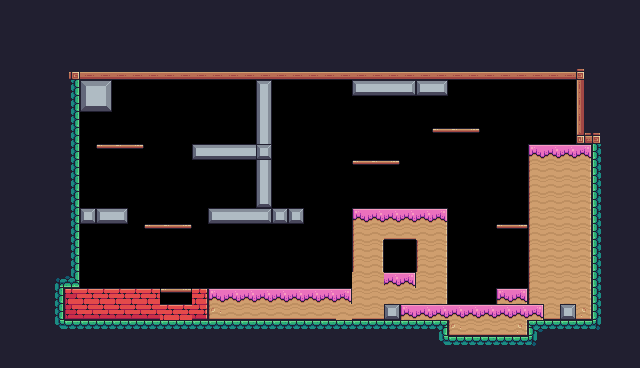

This is a level from a 2D game, rendered from its Tiled map with the project's own tilesets. A one-line summary and the map file follow, with tile-layer data summarised:
An orthogonal 40x23 tile map with 16x16 px tiles, 1 tile layer (background) and 86 objects (37x Spikes, 13x Fruit, 5x Platform, 2x Saw, Player, ...).

<map version="1.10" tiledversion="1.10.2" orientation="orthogonal" renderorder="right-down" width="40" height="23" tilewidth="16" tileheight="16" infinite="0" nextlayerid="4" nextobjectid="94">
 <tileset firstgid="1" source="pixel_adventure.tsx" />
 <layer id="1" name="background" width="40" height="23">
  <data>[920 cells, 688 non-empty, 55 distinct tile ids]</data>
 </layer>
 <objectgroup id="2" name="Collisions">
  <object id="3" x="64" y="288" width="96" height="32" />
  <object id="4" x="208" y="288" width="144" height="32" />
  <object id="5" x="352" y="272" width="96" height="48" />
  <object id="6" x="352" y="208" width="32" height="64" />
  <object id="7" x="384" y="208" width="64" height="32" />
  <object id="8" x="448" y="304" width="80" height="32" />
  <object id="9" x="528" y="144" width="64" height="176" />
  <object id="10" x="496" y="288" width="32" height="16" />
  <object id="11" x="352" y="80" width="96" height="16" />
  <object id="12" x="80" y="80" width="32" height="32" />
  <object id="13" x="208" y="208" width="96" height="16" />
  <object id="15" x="80" y="208" width="48" height="16" />
  <object id="56" type="Platform" x="144" y="224" width="48" height="16" />
  <object id="57" type="Platform" x="96" y="144" width="48" height="16" />
  <object id="58" type="Platform" x="352" y="160" width="48" height="16" />
  <object id="59" type="Platform" x="432" y="128" width="48" height="16" />
  <object id="60" type="Platform" x="496" y="224" width="32" height="16" />
  <object id="65" x="432" y="336" width="112" height="16" />
  <object id="66" x="432" y="320" width="16" height="16" />
  <object id="67" x="48" y="320" width="384" height="16" />
  <object id="68" x="48" y="272" width="16" height="48" />
  <object id="69" x="64" y="64" width="16" height="224" />
  <object id="70" x="80" y="64" width="512" height="16" />
  <object id="71" x="576" y="80" width="16" height="64" />
  <object id="72" x="592" y="128" width="16" height="208" />
  <object id="73" x="528" y="320" width="64" height="16" />
  <object id="89" x="192" y="288" width="16" height="32" />
  <object id="90" x="160" y="304" width="32" height="16" />
  <object id="91" x="160" y="288" width="32" height="16" />
  <object id="92" x="256" y="80" width="16" height="128" />
  <object id="93" x="192" y="144" width="64" height="16" />
 </objectgroup>
 <objectgroup id="3" name="Spawnpoints">
  <object id="2" name="player" type="Player" x="384" y="240" width="32" height="32" />
  <object id="18" type="Spikes" x="448" y="208" width="16" height="16">
   <properties>
    <property name="stuckTo" value="Left" />
   </properties>
  </object>
  <object id="31" type="Spikes" x="272" y="192" width="16" height="16">
   <properties>
    <property name="stuckTo" value="Left" />
   </properties>
  </object>
  <object id="32" type="Spikes" x="272" y="176" width="16" height="16">
   <properties>
    <property name="stuckTo" value="Left" />
   </properties>
  </object>
  <object id="33" type="Spikes" x="272" y="160" width="16" height="16">
   <properties>
    <property name="stuckTo" value="Left" />
   </properties>
  </object>
  <object id="34" type="Spikes" x="272" y="144" width="16" height="16">
   <properties>
    <property name="stuckTo" value="Left" />
   </properties>
  </object>
  <object id="35" type="Spikes" x="272" y="128" width="16" height="16">
   <properties>
    <property name="stuckTo" value="Left" />
   </properties>
  </object>
  <object id="36" type="Spikes" x="272" y="112" width="16" height="16">
   <properties>
    <property name="stuckTo" value="Left" />
   </properties>
  </object>
  <object id="37" type="Spikes" x="272" y="96" width="16" height="16">
   <properties>
    <property name="stuckTo" value="Left" />
   </properties>
  </object>
  <object id="38" type="Spikes" x="272" y="80" width="16" height="16">
   <properties>
    <property name="stuckTo" value="Left" />
   </properties>
  </object>
  <object id="19" type="Spikes" x="512" y="272" width="16" height="16">
   <properties>
    <property name="stuckTo" value="Right" />
   </properties>
  </object>
  <object id="20" type="Spikes" x="512" y="256" width="16" height="16">
   <properties>
    <property name="stuckTo" value="Right" />
   </properties>
  </object>
  <object id="21" type="Spikes" x="512" y="240" width="16" height="16">
   <properties>
    <property name="stuckTo" value="Right" />
   </properties>
  </object>
  <object id="22" type="Spikes" x="512" y="208" width="16" height="16">
   <properties>
    <property name="stuckTo" value="Right" />
   </properties>
  </object>
  <object id="23" type="Spikes" x="512" y="192" width="16" height="16">
   <properties>
    <property name="stuckTo" value="Right" />
   </properties>
  </object>
  <object id="24" type="Spikes" x="512" y="176" width="16" height="16">
   <properties>
    <property name="stuckTo" value="Right" />
   </properties>
  </object>
  <object id="25" type="Spikes" x="512" y="144" width="16" height="16">
   <properties>
    <property name="stuckTo" value="Right" />
   </properties>
  </object>
  <object id="26" type="Spikes" x="512" y="160" width="16" height="16">
   <properties>
    <property name="stuckTo" value="Right" />
   </properties>
  </object>
  <object id="27" type="Spikes" x="448" y="288" width="16" height="16">
   <properties>
    <property name="stuckTo" value="Ground" />
   </properties>
  </object>
  <object id="28" type="Spikes" x="464" y="288" width="16" height="16">
   <properties>
    <property name="stuckTo" value="Ground" />
   </properties>
  </object>
  <object id="29" type="Spikes" x="480" y="288" width="16" height="16">
   <properties>
    <property name="stuckTo" value="Ground" />
   </properties>
  </object>
  <object id="39" type="Spikes" x="352" y="96" width="16" height="16">
   <properties>
    <property name="stuckTo" value="Top" />
   </properties>
  </object>
  <object id="40" type="Spikes" x="368" y="96" width="16" height="16">
   <properties>
    <property name="stuckTo" value="Top" />
   </properties>
  </object>
  <object id="41" type="Spikes" x="384" y="96" width="16" height="16">
   <properties>
    <property name="stuckTo" value="Top" />
   </properties>
  </object>
  <object id="42" type="Spikes" x="400" y="96" width="16" height="16">
   <properties>
    <property name="stuckTo" value="Top" />
   </properties>
  </object>
  </objectgroup>
</map>
<!-- 30 of 86 objects omitted -->
